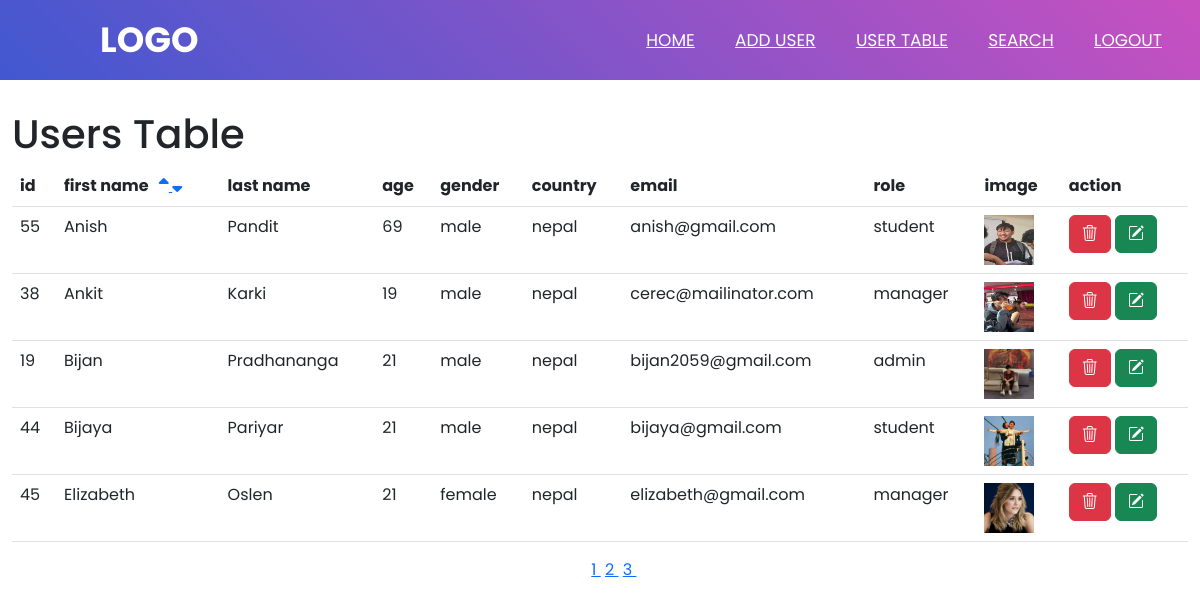
The page /users.php?order=asc&field=first_name (signed in) on the database its author committed.
### tables this page shows
CREATE TABLE `student` (
  `id` int(11) NOT NULL,
  `first_name` varchar(100) NOT NULL,
  `last_name` varchar(100) NOT NULL,
  `age` int(100) NOT NULL,
  `gender` enum('male','female') NOT NULL,
  `country` enum('nepal','india','japan') NOT NULL,
  `image` varchar(100) NOT NULL,
  `email` varchar(100) NOT NULL,
  `password` varchar(100) NOT NULL,
  `role` varchar(100) NOT NULL
);

### users.php (the view, shortened to what this page needs)
<?php
    require_once('database.php');
    require_once('header.php');
    $pageSql = "SELECT * FROM student";
    $pResponse = mysqli_query($connection, $pageSql);
    $total = mysqli_num_rows($pResponse);
    $offset = 0;
    $limit = 5;
    $page = ceil($total / $limit);
    if(isset($_GET['order'])){
        $order = $_GET['order'];
        $field = $_GET['field'];
        $query = "SELECT * FROM student ORDER BY $field $order LIMIT $offset,$limit";
        $result = mysqli_query($connection,$query);
        }
    else{
        $selectSql = "SELECT * FROM student ORDER BY id LIMIT $offset,$limit";
        $result = mysqli_query($connection, $selectSql);
    }
?>
<!DOCTYPE html>
<html lang="en">
<head>
    <link rel="stylesheet" href="https://cdn.jsdelivr.net/npm/bootstrap-icons@1.10.5/font/bootstrap-icons.css">
    <link rel="stylesheet" href="https://cdn.jsdelivr.net/npm/bootstrap@5.2.3/dist/css/bootstrap.min.css"
>
</head>
<body>
    <div class="container-xxl">
    <h1>Users Table</h1>
<table class="table">
    <thead class="thead-light">
        <tr>
            <th scope="col">id</th>
            <th scope="col">first name &nbsp; <a href="users.php?order=asc&field=first_name" id="sortAsc">
                    <i class="fa-solid fa-sort-up"></i>
                </a>
                <a href="users.php?order=desc&field=first_name" id="sortDesc">
                    <i class="fa-solid fa-sort-down"></i>
                </a>
            </th>
            <th scope="col">last name</th>
            <th scope="col">age</th>
            <th scope="col">gender</th>
            <th scope="col">country</th>
            <th scope="col">email</th>
            <th scope="col">role</th>
            <th scope="col">image</th>
            <th scope="col">action</th>
        </tr>
    </thead>
    <tbody>
        <?php
    while($row = mysqli_fetch_assoc($result)){
    ?>
        <tr>
            <td>
                <?php echo $row['id'] ?>
            </td>
            <td>
                <?php echo $row['first_name'] ?>
            </td>
            <td>
                <?php echo $row['last_name'] ?>
            </td>
            <td>
                <?php echo $row['age'] ?>
            </td>
            <td>
                <?php echo $row['gender'] ?>
            </td>
            <td>
                <?php echo $row['country'] ?>
            </td>
            <td>
                <?php echo $row['email'] ?>
            </td>
            <td>
                <?php echo $row['role'] ?>
            </td>
            <td><img src="uploads/<?php echo $row['image'] ?>" alt="image" width="50px" height="50px"></td>
            <td>
                <a onclick="return confirm('Are you sure to delete?')"
                    href="users.php?id=<?=$row['id']?>&image=<?=$row['image']?>" class="btn btn-danger"><i
                        class="bi bi-trash3"></i></a>
                <a href="edit.php?id=<?=$row['id']?>" class="btn btn-success"><i class="bi bi-pencil-square"></i></a>
            </td>
        </tr>
        <?php
            }
        ?>
    </tbody>
</table>
    </div>
    <div style="display:flex; justify-content: center;">
        <ul style="display:flex; justify-content: center;">
            <?php for ($i = 1; $i <=$page; $i++) : ?>
            <li><a href="?page=<?=$i?>">
                    <?= $i; ?>
                </a> &nbsp;</li>
            <?php endfor; ?>
        </ul>
    </div>
</body>
</html>

### css/header.css (style rules this page uses)
* { padding: 0; margin: 0; text-decoration: none; list-style: none; box-sizing: border-box; font-family: 'Poppins', sans-serif; }

### rows shown on the page
student: id "55", first_name "Anish", last_name "Pandit", age "69", gender "male", country "nepal", email "anish@gmail.com", role "student", image (picture)
student: id "38", first_name "Ankit", last_name "Karki", age "19", gender "male", country "nepal", email "cerec@mailinator.com", role "manager", image (picture)
student: id "19", first_name "Bijan", last_name "Pradhananga", age "21", gender "male", country "nepal", email "bijan2059@gmail.com", role "admin", image (picture)
student: id "44", first_name "Bijaya", last_name "Pariyar", age "21", gender "male", country "nepal", email "bijaya@gmail.com", role "student", image (picture)
student: id "45", first_name "Elizabeth", last_name "Oslen", age "21", gender "female", country "nepal", email "elizabeth@gmail.com", role "manager", image (picture)
